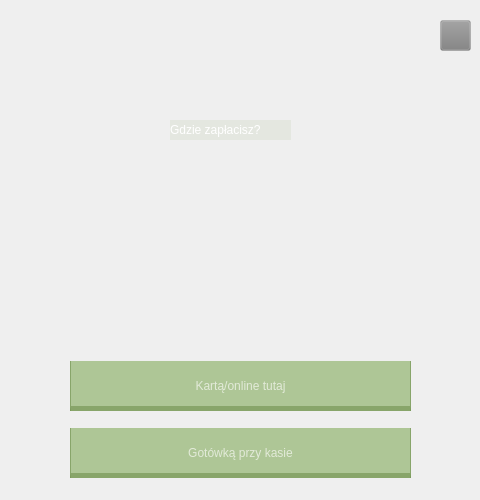
    <widget class="QWidget" name="page_2">
     <widget class="QLabel" name="label_4">
      <property name="geometry">
       <rect>
        <x>170</x>
        <y>120</y>
        <width>121</width>
        <height>20</height>
       </rect>
      </property>
      <property name="styleSheet">
       <string notr="true">	color: white;
    background-color: rgba(120, 157, 83, 0.1);
	font: 350 10pt &quot;Cascadia Code SemiLight&quot;;
</string>
      </property>
      <property name="text">
       <string>Gdzie zapłacisz?</string>
      </property>
     </widget>
     <widget class="QWidget" name="verticalLayoutWidget_4">
      <property name="geometry">
       <rect>
        <x>70</x>
        <y>350</y>
        <width>341</width>
        <height>141</height>
       </rect>
      </property>
      <layout class="QVBoxLayout" name="verticalLayout_4">
       <item>
        <widget class="QPushButton" name="pushButton_4">
         <property name="maximumSize">
          <size>
           <width>500</width>
           <height>50</height>
          </size>
         </property>
         <property name="styleSheet">
          <string notr="true">QPushButton{
	font: 350 9pt &quot;Cascadia Code SemiLight&quot;;
	padding-top: 5px;
	color: rgb(226,234,216);
	background-color: rgba(130,170,90,0.6);
	border: none;
	border-left: 1px solid rgba(110,144,76,0.6);
	border-right: 1px solid rgba(110,144,76,0.6);
	border-bottom: 5px solid rgba(110,144,76,0.6);
}
QPushButton:hover{
	background-color: rgba(138,181,96, 0.6);
	border-left: 1px solid rgba(110,144,76,0.6);
	border-right: 1px solid rgba(110,144,76,0.6);
	border-bottom: 5px solid rgba(110,144,76,0.6);
}
QPushButton:pressed{
	background-color: rgba(120,157,83,0.6);
	border-left: 1px solid rgba(110,144,76,0.6);
	border-right: 1px solid rgba(110,144,76,0.6);
	border-bottom: 5px solid rgba(110,144,76,0.6);
	padding-top: -5px;
	border-bottom: none;
}	
</string>
         </property>
         <property name="text">
          <string>Kartą/online tutaj</string>
         </property>
        </widget>
       </item>
       <item>
        <widget class="QPushButton" name="pushButton_5">
         <property name="minimumSize">
          <size>
           <width>100</width>
           <height>50</height>
          </size>
         </property>
         <property name="maximumSize">
          <size>
           <width>500</width>
           <height>50</height>
          </size>
         </property>
         <property name="styleSheet">
          <string notr="true">QPushButton{
	font: 350 9pt &quot;Cascadia Code SemiLight&quot;;
	padding-top: 5px;
	color: rgb(226,234,216);
	background-color: rgba(130,170,90,0.6);
	border: none;
	border-left: 1px solid rgba(110,144,76,0.6);
	border-right: 1px solid rgba(110,144,76,0.6);
	border-bottom: 5px solid rgba(110,144,76,0.6);
}
QPushButton:hover{
	background-color: rgba(138,181,96, 0.6);
	border-left: 1px solid rgba(110,144,76,0.6);
	border-right: 1px solid rgba(110,144,76,0.6);
	border-bottom: 5px solid rgba(110,144,76,0.6);
}
QPushButton:pressed{
	background-color: rgba(120,157,83,0.6);
	border-left: 1px solid rgba(110,144,76,0.6);
	border-right: 1px solid rgba(110,144,76,0.6);
	border-bottom: 5px solid rgba(110,144,76,0.6);
	padding-top: -5px;
	border-bottom: none;
}	
</string>
         </property>
         <property name="text">
          <string>Gotówką przy kasie</string>
         </property>
        </widget>
       </item>
      </layout>
     </widget>
     <widget class="QPushButton" name="btnExit4">
      <property name="geometry">
       <rect>
        <x>440</x>
        <y>20</y>
        <width>31</width>
        <height>31</height>
       </rect>
      </property>
      <property name="styleSheet">
       <string notr="true">QPushButton{
border-image: url(:/img/img/startClickIcon2.svg);
color: white;
background-color: rgb(128,128,128,0.2);
}
QPushButton:hover{
border-image: url(:/img/img/ExitBtnWhite.svg);
}
</string>
      </property>
      <property name="text">
       <string/>
      </property>
     </widget>
    </widget>
